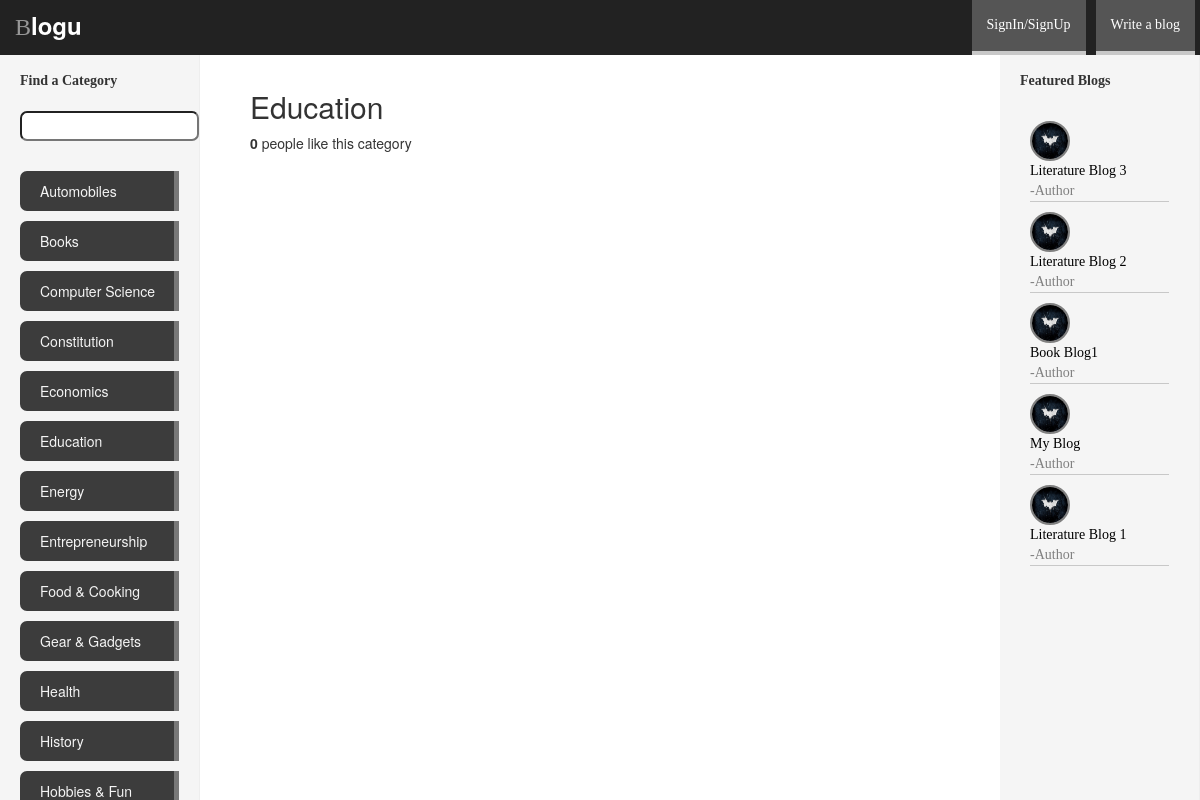
Before: /blogu/category/education/ with the older database file.
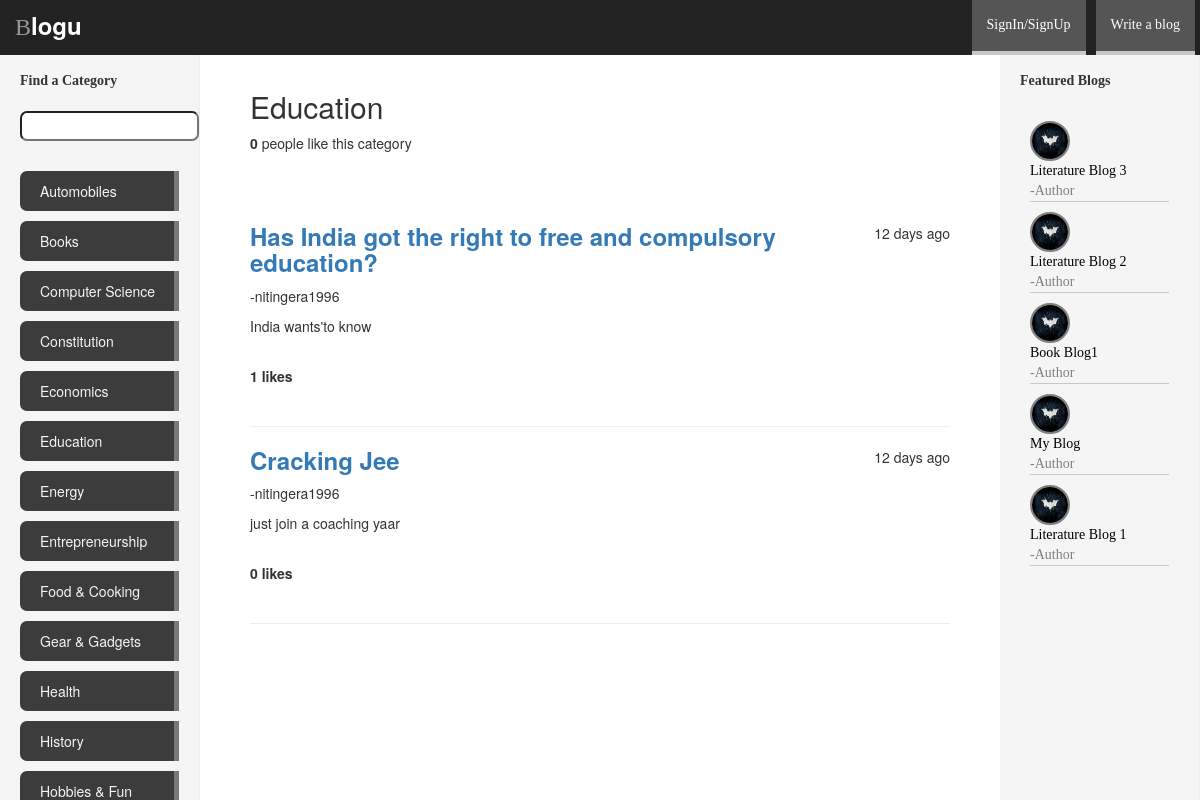
After: the same page with the newer database file.
### blogu/models.py (models this page shows, shortened)
class Category(models.Model):
    name = models.CharField(max_length=128,unique=True)
    likes = models.IntegerField(default=0)
    slug = models.SlugField(unique=True)

class Blog(models.Model):
    category = models.ForeignKey(Category)
    title = models.CharField(max_length=128)
    written_by=models.ForeignKey(User)
    views = models.IntegerField(default=0)
    slug = models.SlugField(unique=True)
    image=models.ImageField(upload_to="blog_images",blank=True)
    image_description=models.TextField(default='')
    heading=models.TextField(default='')
    text = models.TextField()
    likes=models.IntegerField(default=0)
    datetime_added=models.DateTimeField(default=datetime.now())

### blogu/views.py (the view)
# urls.py: url(r'^category/(?P<category_name_slug>[\w\-]+)/$',views.category,name ="category"),
def category(request,category_name_slug):
    context_dict = {}
    context_dict['result_list']=None
    try:
        category = Category.objects.get(slug=category_name_slug)
        context_dict['category_name']=category.name
        blogs = Blog.objects.filter(category=category).order_by('-likes')
        context_dict['blogs']=blogs
        context_dict['category']=category
        context_dict['category_name_slug']=category.slug
    except Category.DoesNotExist:
        context_dict['category_name']=category_name_slug
        pass
    b_time=[]
    for b in blogs:
        days=(datetime.now(utc)-b.datetime_added).days
        seconds=(datetime.now(utc) - b.datetime_added).seconds
        minutes=seconds/60
        hours=minutes/60
        if  days>= 1:
            b_time.append(str(days)+" days ago")
        elif minutes>60:
            b_time.append(str(hours)+" hours ago")
        elif seconds>60:
            b_time.append(str(minutes)+" minutes ago")
        else:
            b_time.append("Just now")
    zipped_data=zip(blogs,b_time)
    context_dict['zipped_data']=zipped_data
    return render(request,'blogu/category.html',context_dict)

### blogu/templatetags/blogu_extras.py (called while the page is built)
@register.inclusion_tag('blogu/cats.html')
def get_category_list(cat=None):
    return {'cats':Category.objects.all().order_by('name'), "act_cat": cat}

@register.inclusion_tag('blogu/blogs.html')
def get_blogs_list(cat=None):
    if cat:
        c=Category.objects.get(slug=cat)
        if c:
            blogs=Blog.objects.filter(category=c).order_by('-likes')[:5]
    else:
        blogs=Blog.objects.order_by('-likes')[:5]
    return {'blogs':blogs}

### blogu/views.py (called while the page is built)
  def utcoffset(self, dt):
    return ZERO

  def dst(self, dt):
    return ZERO

### templates/blogu/category.html (shortened to what this page needs)
{% extends 'blogu/base.html' %}
{% load staticfiles %}
{% block body_block %}
    <h2>{{ category_name }}</h2>
		<p>
		<strong id="category_like_count">{{ category.likes }} </strong> people like this category
		</p>
		<br/>
		<br/>
		<div id="blog">
		{% if category %}
		    {% if zipped_data %}
			<u1>
			    {% for blog,b_time in zipped_data %}
				    <span style='float:right;'>{{ b_time }}</span>
                    <h3><a href="{% url 'blog' blog.slug %}"><strong>{{ blog.title }}</strong></a></h3>
                    <p class='text-left'> -{{ blog.written_by }}</p>
                    <p>{{ blog.text }}</p>
                    <br/>
                    <strong id=blog_like_count>{{ blog.likes }}</strong>
                    <strong> likes</strong>
                    <br/>
                    <br/>
                    <hr noshade size=9>
                {% endfor %}
			</u1>
		    {% else %}
		        <strong>No blogs currently in category</strong>
	        {% endif %}
		</div>
			<br/>
		{% else %}
	        The specified category {{ category_name }} does not exist!
	    {% endif %}
{% endblock %}

### templates/blogu/base.html (shortened to what this page needs)
{% load staticfiles %}
{% load blogu_extras %}
<!DOCTYPE html>
<html>
    <head lang="en">
		<link href= "{% static "css/bootstrap.min.css" %}" rel="stylesheet">
		<link href="{% static "css/dashboard.css" %}" rel="stylesheet">
		<link href="{% static "css/additional.css" %}" rel="stylesheet">
	</head>
	<body>
	    <div class ="navbar navbar-inverse navbar-fixed-top" role = "navigation">
		    <div class="container-fluid">
			    <div class="nav-header">
					<a class="navbar-brand" id="navbar-brand-id" href="/blogu/">Blogu</a>
				</div>
				<div class="navbar-collapse collapse">
				    <u1 class="nav navbar-nav navbar-right">
				    	    {% if user.is_authenticated %}
			                    <li><a href="{% url 'auth_logout' %}?next=/blogu/">Logout </a></li>
				                <li><a href="{% url 'profile' %}">Profile</a></li>
			                {% else %}
			                    <li><a href="{% url 'auth_login' %}">SignIn/SignUp</a></li>
			                {% endif %}
			                {% if category %}
				    	    <li><a href="/blogu/{{ category.slug }}/add_blog/"> Write a blog </a></li>
				    	    {% else %}
				    	    <li><a href="/blogu/none/add_blog/"> Write a blog </a></li>
				    	    {% endif %}
				    </u1>
		         </div>
		    </div>
	    </div>
		<div class="container-fluid">
		    <div class="col-sm-3 col-md-2 sidebar">
			<u1 class="nav nav-list">
			    <li class="nav-header" style="font-family:tahoma;font-weight:bold;">Find a Category</li>
				<form>
				<li><input class="search-query span10" type="text" name="suggestion" value="" id="suggestion_id"/></li>
				</form>
			</u1>
			<div id="cats">
			    {% block side_block1 %}
			    {% get_category_list  category%}
				{% endblock %}
			</div>
			</div>
		    <div class="col-sm-6 col-sm-offset-3 col-md-offset-2 col-md-8 main">
			    <div>
				    {% block body_block %}
					{% endblock %}
				</div>
			</div>
			<div class="col-sm-3 col-sm-offset-9 col-md-2 col-md-offset-10 sidebar">
				<u1 class="nav nav-list">
			    <li class="nav-header" style="font-family:tahoma;font-weight:bold;">Featured Blogs</li>
			    </u1>
				<div id='featured_blogs'>
				{% block side_block2 %}
				{% get_blogs_list %}
                {% endblock %}
                </div>
			</div>
		</div>
	</body>
</html>

### templates/blogu/cats.html
{% if cats %}
    <u1 class="nav nav-sidebar">
	{% for c in cats %}
	    {% if c == act_cat %}
		<li class="active"><a href="{% url 'category' c.slug %}">{{ c.name }}</a></li>
		{% else %}
	    <li><a href="{% url 'category' c.slug %}">{{ c.name }}</a></li>
	    {% endif %}
	{% endfor %}
{% else %}
    <li><strong>There are no categories present</strong></li>
	</u1>
{% endif %}

### templates/blogu/blogs.html
{% if blogs %}
{% load staticfiles %}
    <u1 class="nav nav-sidebar">
	{% for b in blogs %}
	    <li style="margin:10px;border-bottom:1px solid rgb(200,200,200);"><img src="{% static 'images/batman.jpg' %}" style="width:40px;height:40px;-webkit-border-radius:50% 50%;border:2px solid gray;"><a href="{% url 'blog' b.slug %}" style="margin:0;padding:0;color:black;">{{ b.title }}</a><a href="{% url 'blog' b.slug %}" style="margin:0;padding:0;font-family:tahoma;">-Author</a></li>
	{% endfor %}
{% else %}
    <li><strong>There are no blogs present</strong></li>
	</u1>
{% endif %}

### static/css/dashboard.css (style rules this page uses)
body { padding-top: 50px; }
.navbar-fixed-top { border: 0; }
.sidebar { display: none; }
@media (min-width: 768px) { .sidebar { position: fixed; top: 51px; bottom: 0; left: 0; z-index: 1000; display: block; padding: 20px; overflow-x: hidden; overflow-y: auto; background-color: #f5f5f5; border-right: 1px solid #eee; } }
.nav-sidebar { margin-right: -21px; margin-bottom: 20px; margin-left: -20px; }
.nav-sidebar > li > a { padding-right: 20px; padding-left: 20px; }
.nav-sidebar > .active > a, .nav-sidebar > .active > a:hover, .nav-sidebar > .active > a:focus { color: #fff; background-color: #428bca; }
.main { padding: 20px; }
@media (min-width: 768px) { .main { padding-right: 40px; padding-left: 40px; } }

### static/css/additional.css (style rules this page uses)
#navbar-brand-id:link { font-size: 24px; color:white; font-weight: bold; }
#navbar-brand-id:first-letter { color:rgb(150,150,150); font-family: forte; font-weight: normal; }
.navbar-nav>li>a:link { color:white; margin-right:5px; margin-left: 5px; font-family: tahoma; padding-bottom: 16px; border-bottom: 4px solid rgb(200,200,200); background: rgb(85,85,85); }
.search-query { -webkit-border-radius:7px; padding:3px; }
.nav-sidebar>li>a:link { color:rgb(245,245,245); background: rgb(60,60,60); padding-right: 15px; border-right: 5px solid rgb(120,120,120); margin:10px 0 10px 0; -webkit-border-radius:7px 0 0 7px; }
#featured_blogs>.nav-sidebar>li>a:link { color:gray; background: transparent; padding: 10px 10px 10px 10px; border:none; -webkit-border-radius:0; margin:10px 0 10px 0; font-size: 14px; font-family: lucida handwriting,ar blanca,ar cena; }

Changed rows visible on the page:
added Blog: b_time "12 days ago", title "Has India got the right to free and compulsory education?", written_by "nitingera1996", text "India wants'to know", likes "1", shown under "Education"
added Blog: b_time "12 days ago", title "Cracking Jee", written_by "nitingera1996", text "just join a coaching yaar", likes "0", shown under "Education"
